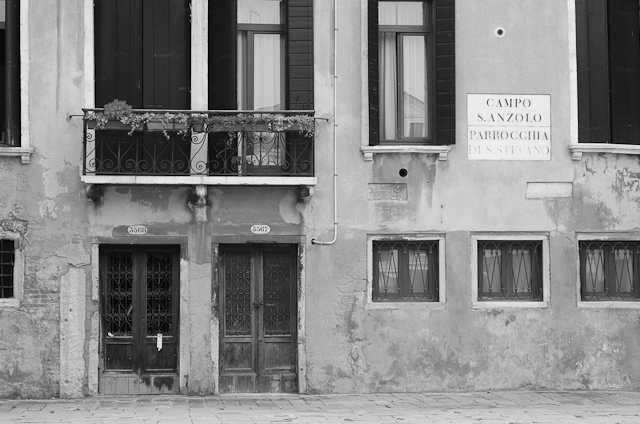
#> input picture Assignment3/venice.jpg, 640 x 424 px
$ jupyter execute ex1_laplace_filtering.ipynb
#> lines starting #> are read from the running program, lines starting #| are printed output that depends on the picture
# Laplace filter in frequency domain
## Homework 3, Exercise 1

Your task in this exercise is to create your own implementation of a
Laplace filter in Fourier space and apply it to an image.
The formula for the Laplacian in the Fourier domain is:

$$
    L(u,v) = -4*\pi^2*(u^2+v^2)
$$

Source: (Gonzalez, chapter 4, p286)

**Task:** You need to replace the `???` in the code with the required commands

[cell 1]
import numpy as np
import matplotlib.pyplot as plt

Load venice.jpg image using imread, normalize it to (0, 1)

[cell 2]
img = plt.imread('venice.jpg')
#> img is the input picture: shape (424, 640, 3); min 0, max 243, mean 134.3
img = img[:,:,0]
#> img: shape (424, 640)
img = (img - np.min(img))/(np.max(img) - np.min(img))

Plot the image before applying the filter

[cell 3]
plt.figure(1)
plt.imshow(img, cmap='gray')
plt.colorbar()
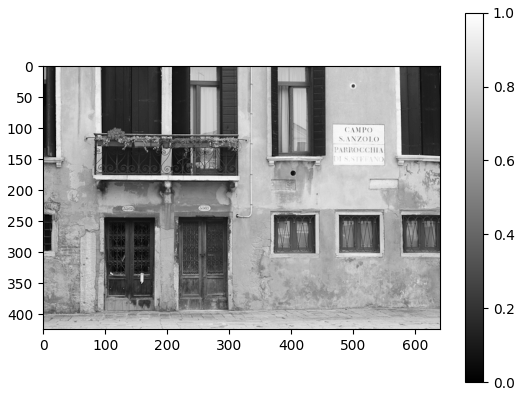
#> figure drawn by matplotlib, 2 panels

Generate a coordinate systems with the discrete Fourier transform sample
frequencies `u` and `v`. You can use the numpy function linspace to do it
manually or `fftfreq`. Look up the documentation to get familiar with the
parameters of these functions.

[cell 4]
v = np.fft.fftfreq(img.shape[0])
u = np.fft.fftfreq(img.shape[1])

The function `np.meshgrid` creates coordinate arrays for the v and the u
coordinates and writes them into vv and uu
you can display them with `plt.figure(); plt.imshow(uu); colorbar()` if you
want to have a look at them

[cell 5]
vv, uu = np.meshgrid(v, u, indexing='ij')

Caluclate the filter function `L(v, u)`
If you want to do this in one line use vv and uu, as they are both of the
image shape. The formula is given in the very top documentation of this
script. Check if `L` has the same shape as the image.

[cell 6]
L = -4*np.square(np.pi)*(np.square(uu)+np.square(vv))
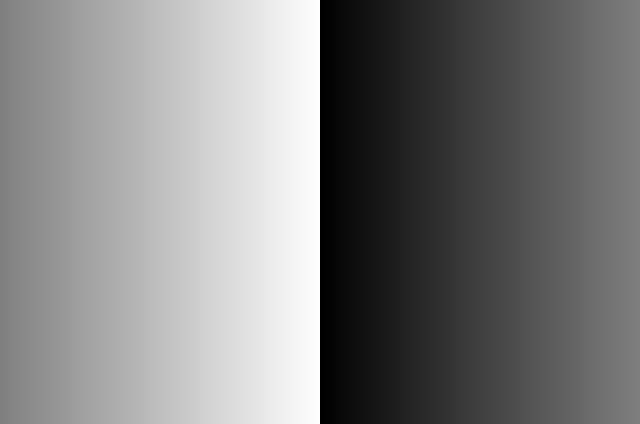
#> uu: shape (424, 640) float64; min -0.5, max 0.498, mean -0.000781; drawn with min black and max white
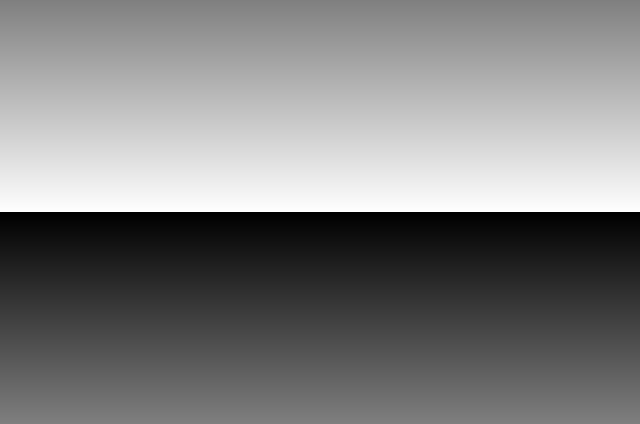
#> vv: shape (424, 640) float64; min -0.5, max 0.498, mean -0.00118; drawn with min black and max white
L.shape
#> Out = (424, 640)

Calculate the Fourier transform of the image
You can use the numpy function `fft2` included in  [np.fft](https://docs.scipy.org/doc/numpy/reference/routines.fft.html)

[cell 7]
img_ft = np.fft.fft2(img)
img_ft.shape
#> Out = (424, 640)

Multiply the Fourier transform of the image by the filter function
Take care (if neccessary) to center the potential function L around the top
left corner of the image, because Fourier transforms in python always have
the central frequencies in the top left corner. Therefore, play with the
function fftshift and ifftshift to see what it does. Check out the looks of
the shifted and unshifted potential function L.

Take the inverse Fourier transform of the product to get the filtered image
and select the real part of it, as we do not want to have the imaginary part of real images.

[cell 8]
img_filtered =  np.real(np.fft.ifft2(img_ft * L))
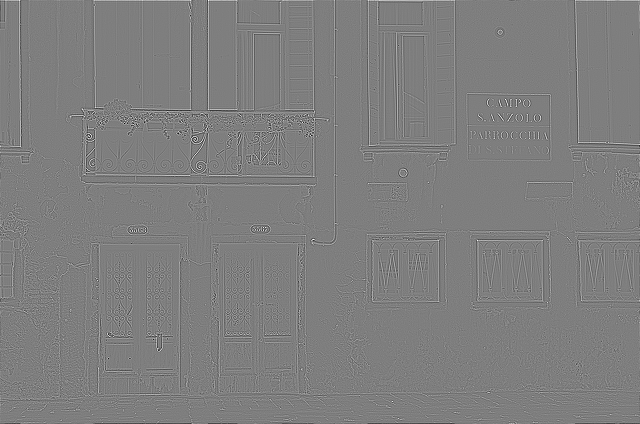
#> img_filtered: shape (424, 640) float64; min -2.76, max 2.79, mean 3.27e-19; drawn with min black and max white
plt.figure(2)
plt.imshow(img_filtered,cmap = 'gray')
plt.colorbar()
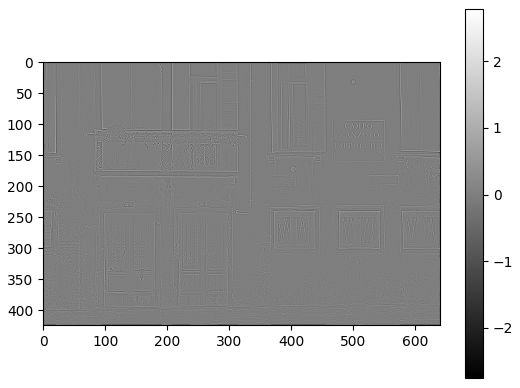
#> figure drawn by matplotlib, 2 panels
